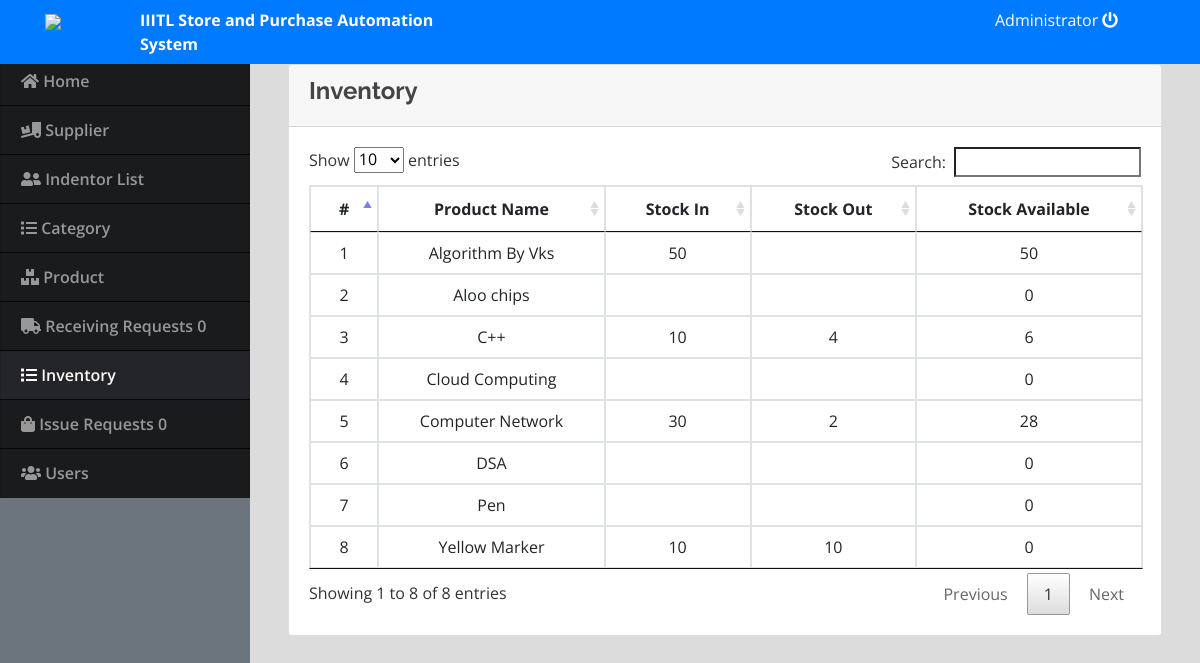
/index.php?page=inventory (signed in), run on the app's committed database.
### tables this page shows
CREATE TABLE `product_list` (
  `id` int(30) NOT NULL,
  `product_id` int(30) NOT NULL,
  `category_id` int(30) NOT NULL,
  `name` varchar(150) NOT NULL,
  `mfg_date` date NOT NULL,
  `exp_date` date NOT NULL,
  `description` text NOT NULL
);

### inventory.php (the view, shortened to what this page needs)
<?php include 'db_connect.php' ?>
<div class="container-fluid">
	<div class="col-lg-12">
		<div class="row">
			<div class="col-md-12">
				<div class="card">
					<div class="card-header">
						<h4><b>Inventory</b></h4>
					</div>
					<div class="card-body">
						<table class="table table-bordered">
							<thead>
								<th class="text-center">#</th>
								<th class="text-center">Product Name</th>
								<th class="text-center">Stock In</th>
								<th class="text-center">Stock Out</th>
								<th class="text-center">Stock Available</th>
							</thead>
							<tbody>
							<?php
								$i = 1;
								$product = $conn->query("SELECT * FROM product_list r order by name asc");
								while($row=$product->fetch_assoc()):
								$inn = $conn->query("SELECT sum(qty) as inn FROM inventory where type = 1 and product_id = ".$row['id']);
								$inn = $inn && $inn->num_rows > 0 ? $inn->fetch_array()['inn'] : 0;
								$out = $conn->query("SELECT sum(qty) as `out` FROM inventory where type = 2 and product_id = ".$row['id']);
								$out = $out && $out->num_rows > 0 ? $out->fetch_array()['out'] : 0;
								     $available = $inn - $out;
							?>
								<tr>
									<td class="text-center"><?php echo $i++ ?></td>
									<td class="text-center"><?php echo $row['name'] ?></td>
									<td class="text-center"><?php echo $inn ?></td>
									<td class="text-center"><?php echo $out ?></td>
									<td class="text-center"><?php echo $available ?></td>
								</tr>
							<?php endwhile; ?>
							</tbody>
						</table>
					</div>
				</div>
			</div>
		</div>
	</div>
</div>

### assets/css/style.css (style rules this page uses)
body { font-family: "Open Sans", sans-serif; color: #444444; width: 100%; height: calc(100%); }
h1, h2, h3, h4, h5, h6 { font-family: "Raleway", sans-serif; }

### index.php (style rules this page uses)
body { background: #80808045; }

### data on the page
product_list: name "Algorithm By Vks", inn "50", available "50"
product_list: name "Aloo chips", available "0"
product_list: name "C++", inn "10", out "4", available "6"
product_list: name "Cloud Computing", available "0"
product_list: name "Computer Network", inn "30", out "2", available "28"
product_list: name "DSA", available "0"
product_list: name "Pen", available "0"
product_list: name "Yellow Marker", inn "10", out "10", available "0"

### other printed values
$_SESSION['login_name'] "Administrator"
$a['total'] "0"
$c['total'] "0"
